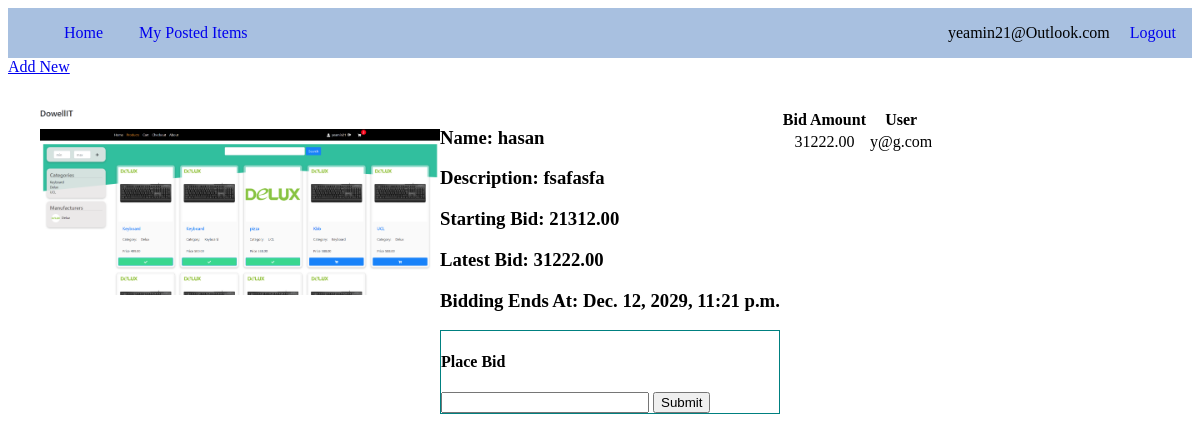
The app's page /product/10/ (signed in) with its own data.
### user/models.py (models this page shows)
class User(AbstractUser):
    email = models.CharField(max_length=250, unique=True)
    username = models.CharField(null=True, blank=True, max_length=20)
    USERNAME_FIELD = 'email'
    REQUIRED_FIELDS = []
    def __str__(self):
        return f'{self.email}'

### gallery/models.py (models this page shows, shortened)
class Product(models.Model):
    name = models.CharField(max_length=30)
    description = models.TextField()
    photo = models.ImageField(upload_to='product/')
    minimum_bid_price = models.DecimalField(decimal_places=2, max_digits=9)
    ends_at = models.DateTimeField()
    auctoneer = models.ForeignKey(User, on_delete=models.CASCADE)
    is_expired = models.BooleanField(default=False)
    @property
    def is_expired(self):
        if datetime.datetime.now().replace(tzinfo=datetime.timezone.utc) > self.ends_at:
            return True
        else:
            return False

### bid/models.py (models this page shows, shortened)
class Bid(models.Model):
    product = models.ForeignKey(Product, on_delete=models.CASCADE)
    bid_amount = models.DecimalField(max_digits=9, decimal_places=2)
    bidder = models.ForeignKey(User, on_delete=models.CASCADE)
    created_at = models.DateTimeField(auto_created=True, default=timezone.datetime.now())

### gallery/views.py (the view)
# urls.py: path('product/<pk>/', ProductDetails.as_view(), name='details'),
class ProductDetails(DetailView):
    model = Product
    context_object_name = 'product'
    def get_context_data(self, **kwargs):
        context = super().get_context_data(**kwargs)
        bids = Bid.objects.filter(product=self.kwargs['pk']).order_by('-bid_amount')
        last_bid = bids.first()
        if last_bid:
            context['last_bid'] = last_bid
        context['bids'] = bids
        return context

### gallery/templates/gallery/product_detail.html (shortened to what this page needs)
{% extends 'index.html' %}
{% block product_details %}
    <div class="product-details">
        <div class="product">
            <img src={{ product.photo.url }}>
        </div>
        <div>
            <h3>Name: {{ product.name }}</h3>
            <h3>Description: {{ product.description }}</h3>
            <h3>Starting Bid: {{ product.minimum_bid_price }}</h3>
            {% if last_bid %}
                <h3>Latest Bid: {{ last_bid.bid_amount }}</h3>
            {% endif %}
            <h3>Bidding Ends At: {{ product.ends_at }}</h3>
            <div class="bid">
                <h4>Place Bid</h4>
                <form method="post" action={% url 'bid:place' %}>
                    {% if product.is_expired %}
                        <input placeholder="auction time expired" type="number" disabled name="bid-amount">
                        <input disabled type="submit">
                    {% elif product.auctoneer != request.user %}
                        <input type="number" min={{ product.minimum_bid_price }} step="0.1" name="bid-amount">
                        <input type="submit">
                    {% elif product.is_expired %}
                        <input placeholder="auction time expired" type="number" disabled name="bid-amount">
                        <input disabled type="submit">
                    {% else %}
                        <input placeholder="you cant bid on your own item" type="number" disabled name="bid-amount">
                        <input disabled type="submit">
                    {% endif %}
            </div>
        </div>
        <div>
                <table>
                    <thead>
                    <tr>
                        <th>Bid Amount</th>
                        <th>User</th>
                    </tr>
                    </thead>
                    <tbody>
                    {% for bid in bids %}
                        <tr>
                            <td>{{ bid.bid_amount }}</td>
                            <td>{{ bid.bidder }}</td>
                        </tr>
                    {% endfor %}
                    </tbody>
                </table>
        </div>
    </div>
{% endblock product_details %}

### templates/index.html (shortened to what this page needs)
<!doctype html>
<html lang="en">
<head>
</head>
<body>
<header>
    <nav>
    <div>
         <ul>
            <li>
                <a href={% url 'gallery:list' %}>Home</a>
            </li>
             {% if request.user.is_authenticated %}
                <li >
                    <a href={% url 'gallery:listself' request.user.email %}>My Posted Items</a>
                </li>
             {% endif %}
        </ul>
    </div>
       <div>
           <ul>
               {% if request.user.is_authenticated %}
                 <li>
                 {{ request.user.email }}
                 </li>
                <li >
                    <a  href={% url 'user:logout' %}>Logout</a>
                </li>
            {% else %}
                <li >
                    <a  href={% url 'user:login' %}>Login</a>
                </li>
            {% endif %}</ul>
       </div>
    </nav>
</header>
<main>
    {% if request.user.is_authenticated %}
        <a href="{% url 'gallery:create' %}">Add New</a>
        {% block product_details %}
        {% endblock product_details %}
    {% else %}
        {% block login %}
        {% endblock login %}
    {% endif %}
</main>
</body>
</html>

### gallery/templates/gallery/product_detail.html (style rules this page uses)
.product-details { display: flex; flex-direction: row; margin: 2rem; }
.product-details .product img { width: 400px; }
input[type='number'] { width: 200px }
.bid { border: 1px solid teal; }
table { text-align: center; }

### templates/index.html (style rules this page uses)
nav { background: rgba(147, 177, 217, 0.8); display: flex; justify-content: space-between; }
nav a { text-decoration: none; padding: 1rem; }
nav li { display: inline-block; }
body { display: flex; flex-direction: column; }
header { flex: 1; }
main { flex: 5; }

### records on screen
User: user.email "yeamin21@Outlook.com"
Product: photo (picture), name "hasan", description "fsafasfa", minimum_bid_price "21312.00", ends_at "Dec. 12, 2029, 11:21 p.m."
Bid: bid_amount "31222.00", bidder "y@g.com"
